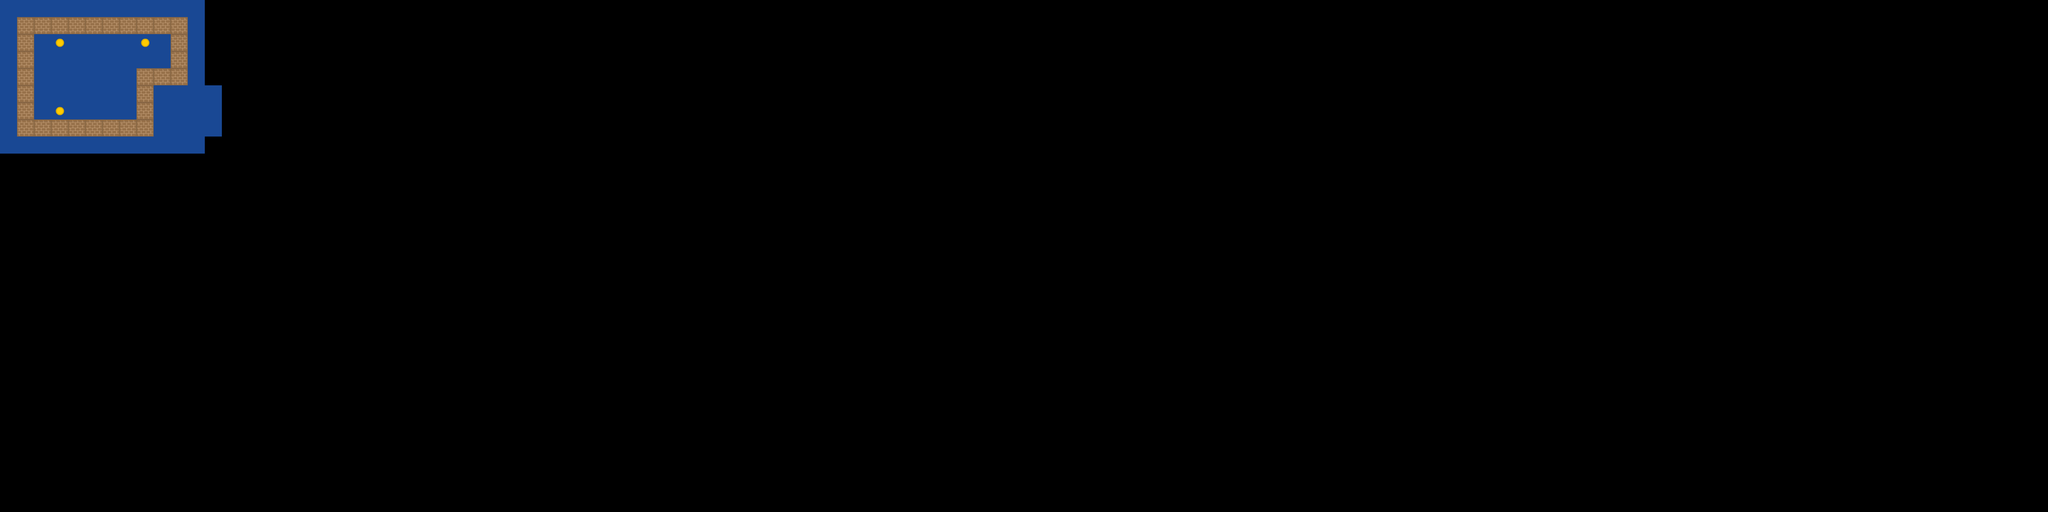

Tiled map render using the project's own tile images. Description and the map definition, with tile-layer contents summarised, below:
An orthogonal 120x30 tile map with 58x58 px tiles, 1 tile layer (Слой тайлов 1) and 13 objects (6x collision, 3x goal, 3x box, player).

<map version="1.0" orientation="orthogonal" renderorder="right-down" width="120" height="30" tilewidth="58" tileheight="58" nextobjectid="15">
 <tileset firstgid="1" name="sprite" tilewidth="58" tileheight="58" tilecount="8" columns="2">
  <image source="sprite.png" width="155" height="266" />
 </tileset>
 <layer name="Слой тайлов 1" width="120" height="30">
  <data>[3600 cells, 111 non-empty, 3 distinct tile ids]</data>
 </layer>
 <objectgroup name="collision">
  <object id="1" name="collision" x="58" y="58" width="580" height="58" />
  <object id="2" name="collision" x="58" y="116" width="58" height="348" />
  <object id="3" name="collision" x="116" y="406" width="406" height="58" />
  <object id="4" name="collision" x="464" y="232" width="58" height="174" />
  <object id="5" name="collision" x="522" y="232" width="116" height="58" />
  <object id="7" name="collision" x="580" y="116" width="58" height="116" />
 </objectgroup>
 <objectgroup name="goal">
  <object id="8" name="goal" x="174" y="116" width="58" height="58" />
  <object id="9" name="goal" x="174" y="348" width="58" height="58" />
  <object id="10" name="goal" x="464" y="116" width="58" height="58" />
 </objectgroup>
 <objectgroup name="box">
  <object id="11" name="box" type="box" x="174" y="174" width="58" height="58" />
  <object id="12" name="box" type="box" x="464" y="174" width="58" height="58" />
  <object id="13" name="box" type="box" x="174" y="290" width="58" height="58" />
 </objectgroup>
 <objectgroup name="player">
  <object id="14" name="player" x="348" y="290" width="58" height="58" />
 </objectgroup>
</map>
